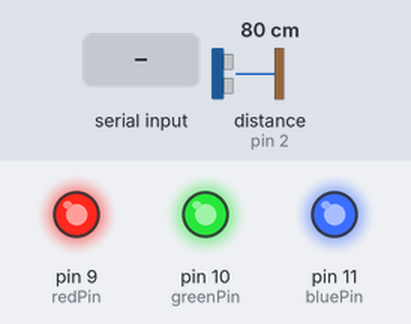
A sketch run on a simulated Arduino Uno, built with avr-gcc and run on an emulated ATmega328P. On the bench: output pins drawn as LEDs (lit = HIGH). Wiring (inferred from the names in the program): ultrasonic range finder: trigger pin 4; echo pin 2. Inputs (shaded band) come from the test bench; at power-on: distance to the obstacle (sensor on pin 2) 80 cm. The echo pulse lasts 58.3 µs per cm; pins used as bus, display or sensor lines are not drawn; what the sketch prints to the serial monitor is not drawn.

Above: at 2.2 s.
2.3 s: "1" received over Serial
At 3.4 s:
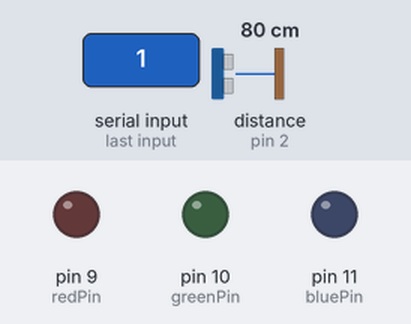
3.8 s: "2" received over Serial
At 4.4 s:
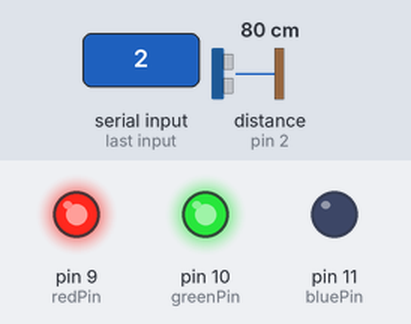
5.4 s: "3" received over Serial
At 6.4 s:
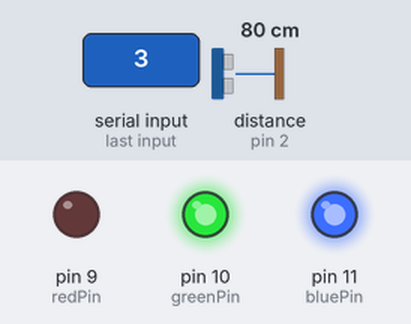
6.9 s: "4" received over Serial
At 7.4 s:
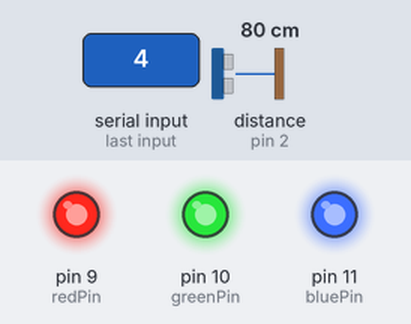
Timing chart, 0 to 9.4 s (numbered marks = the images above; inputs shaded):
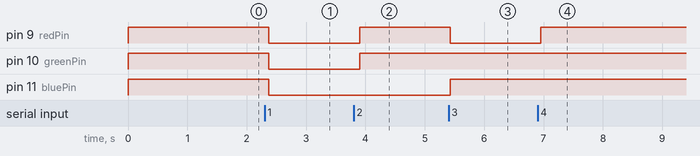

The sketch:

color_control.ino
```cpp
int redPin = 9;
int greenPin = 10;
int bluePin = 11;
const int trigPin = 4;
const int echoPin = 2;
long duration;
int distance;
int counterOff = 0;
int counterOn = 0;
bool state = false;


//uncomment this line if using a Common Anode LED
//  # define COMMON_ANODE

void setup() {


    Serial.begin(9600);
    // set the baud rate

    pinMode(redPin, OUTPUT);
    pinMode(greenPin, OUTPUT);
    pinMode(bluePin, OUTPUT);
    pinMode(trigPin, OUTPUT);
    pinMode(echoPin, INPUT);
    off();


}

int calculate_distance() {

  digitalWrite(trigPin, LOW);
  delayMicroseconds(2);

  // Sets the trigPin on HIGH state for 10 micro seconds
  digitalWrite(trigPin, HIGH);
  delayMicroseconds(10);
  digitalWrite(trigPin, LOW);

  // Reads the echoPin, returns the sound wave travel time in microseconds
  duration = pulseIn(echoPin, HIGH);

  // Calculating the distance
  distance = duration * 0.034 / 2;

  return distance;


}


void greenLight(){
    setColor(255, 255, 0);
    // green
    delay(1000);
}
void redLight(){
    setColor(0, 255, 255);
    // red
    delay(1000);
}
void whiteLight(){
    setColor(0, 0, 0);
    delay(1000);
}

void off() {
    setColor(255, 255, 255);
    delay(1000);
}


void setColor(int red, int green, int blue) {
    //  # ifdef COMMON_ANODE
    // red = 255 - red
    // green = 255 - green
    // blue = 255 - blue
    //  # endif
    analogWrite(redPin, red);
    analogWrite(greenPin, green);
    analogWrite(bluePin, blue);
}


void loop() {


  calculate_distance();
  Serial.println(distance);


    char inByte = ' ';

    if(Serial.available() > 0){


        char inByte = Serial.read();

        switch(inByte){

            case '1':
            // color is white

            whiteLight();
            Serial.flush();
            break;


            case '2':
            // color is green

            greenLight();
            Serial.flush();
            break;

            case '3':
            // color is red

            redLight();
            Serial.flush();
            break;

            case '4':
            // swithc off light

            off();
            Serial.flush();
            break;

            default:
            Serial.flush();
            break; }


        }

    delay(100);


}
```

Measured:
- after the input at 2.3 s, pin 9 (redPin), pin 10 (greenPin), pin 11 (bluePin): HIGH → LOW after 0.07 s
- after the input at 3.8 s, pin 9 (redPin), pin 10 (greenPin): LOW → HIGH after 0.10 s
- after the input at 5.4 s, pin 9 (redPin): HIGH → LOW at once; pin 11 (bluePin): LOW → HIGH at once
- after the input at 6.9 s, pin 9 (redPin): LOW → HIGH after 0.05 s
